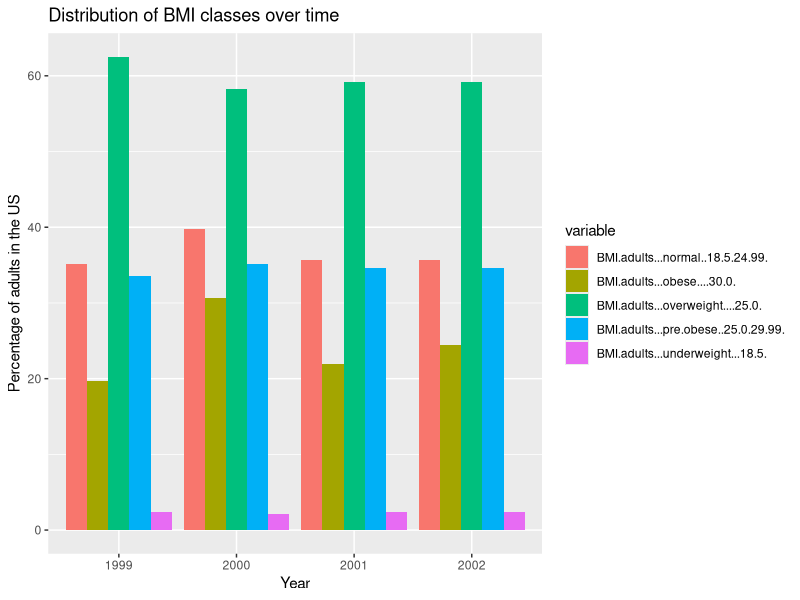

Write R code to recreate this figure.
## ---- chunk 1
library(reshape2)
library(ggplot2)
df <- read.csv("UnitedStatesofAmerica.csv")[c(40:43), c(1:6)]
colnames(df)[1] <- "year"
ggplot(data=melt(df, id = "year"), aes(x=year, y=value, fill=variable)) +
  geom_bar(stat="identity", position=position_dodge()) +
  xlab("Year") + ylab("Percentage of adults in the US") +
  ggtitle("Distribution of BMI classes over time")
